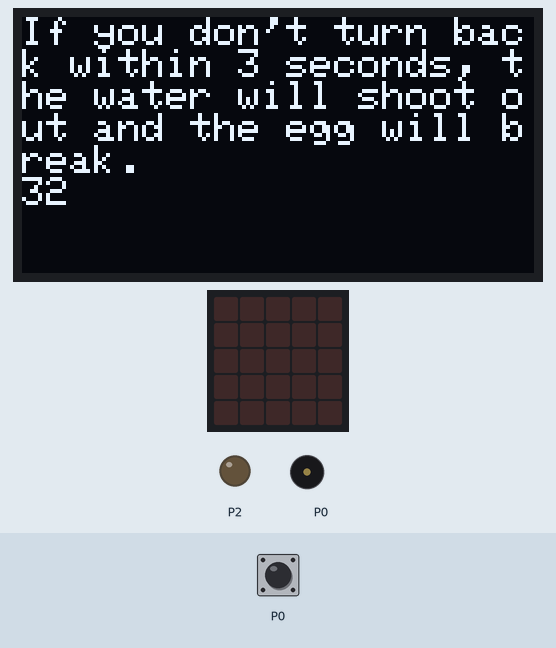
A program run on a simulated BBC micro:bit (MakeCode). Shown: 128×64 one-colour display, the board's 5×5 LED display, output pins drawn as LEDs (lit = HIGH), buzzer (waves = sounding). The inputs (shaded band) are chosen by the test bench; at power-on: P0 LOW. No radio messages arrive unless stated (any console line starting 'radio sent:' is added by the test bench); what the program prints to the serial console is not drawn.

Above: at 1.2 s.
1.3 s: P0 pulled HIGH for 3 s
At 3.6 s:
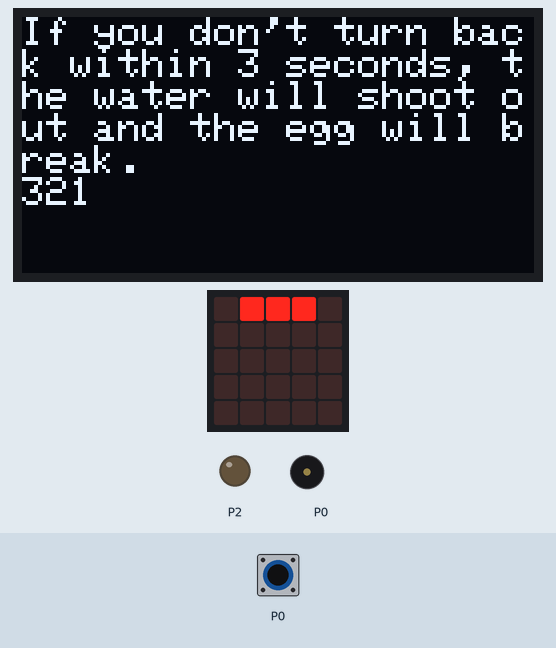
At 9.5 s:
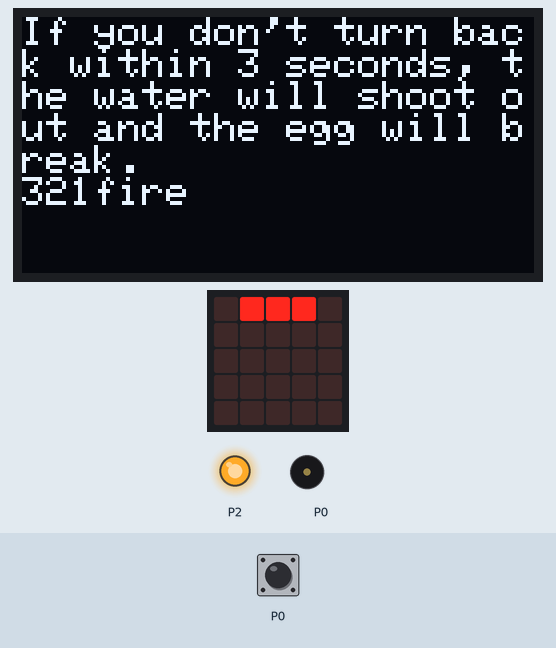
Timing chart, 0 to 17.4 s (numbered marks = the images above; inputs shaded):
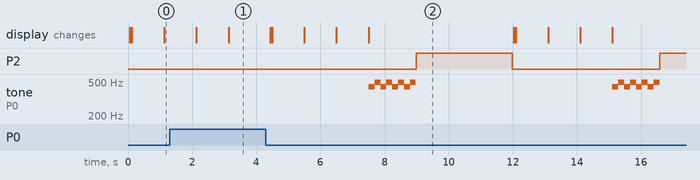

The program:

main.py
```python
n = 0
OLED.init(128, 64)
radio.set_group(20)

def on_forever():
    if pins.digital_read_pin(DigitalPin.P0) == 0:
        n = 3
        OLED.clear()
        OLED.write_string_new_line("If you don't turn back within 3 seconds, the water will shoot out and the egg will break.")
        for index in range(3):
            OLED.write_num(n)
            n -= 1
            basic.pause(1000)
        if pins.digital_read_pin(DigitalPin.P0) == 0:
            OLED.write_string_new_line("fire")
            radio.send_number(1)
            music.play(music.string_playable("A B A B A B A B ", 333),
                music.PlaybackMode.UNTIL_DONE)
            pins.digital_write_pin(DigitalPin.P2, 1)
            basic.pause(3000)
        pins.digital_write_pin(DigitalPin.P2, 0)
    else:
        basic.show_leds("""
            . # # # .
            . . . . .
            . . . . .
            . . . . .
            . . . . .
            """)
basic.forever(on_forever)
```

Measured:
- after the input at 1.3 s, the display: first differs from a run without the input after 1.8 s (image 1)
- by itself, tone on P0: plays 440 Hz for 0.19 s, 494 Hz for 0.19 s, 440 Hz for 0.19 s, 494 Hz for 0.19 s, 440 Hz for 0.19 s, 494 Hz for 0.19 s … (16 notes in this stretch)
